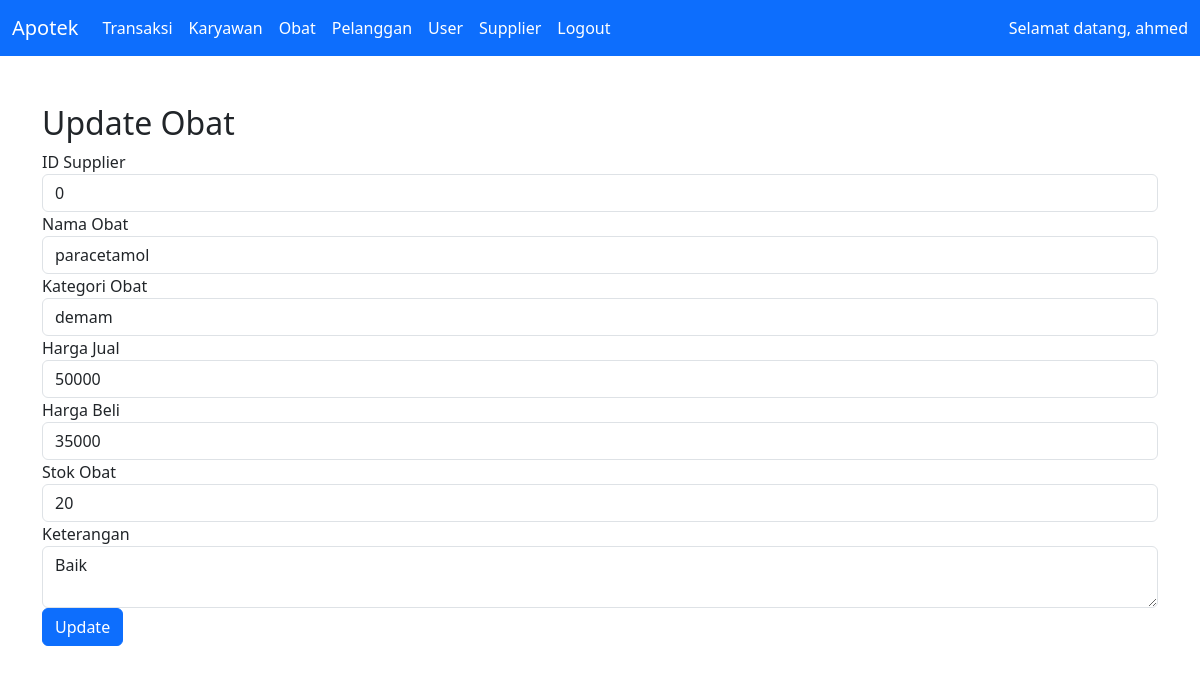
/pages/updateObat.php?id=80 (signed in), run on the app's committed database.
### tables this page shows
CREATE TABLE `tb_obat` (
  `id_obat` int(4) NOT NULL,
  `id_supplier` int(4) NOT NULL,
  `namaobat` varchar(100) NOT NULL,
  `kategoriobat` varchar(50) NOT NULL,
  `hargajual` double NOT NULL,
  `hargabeli` double NOT NULL,
  `stok_obat` int(11) NOT NULL,
  `keterangan` text NOT NULL
);

### pages/updateObat.php (the view, shortened to what this page needs)
<?php
include "conn.php";
if (isset($_GET['id'])) {
    $id = $_GET['id'];
    $query = mysqli_query($conn, "SELECT * FROM tb_obat WHERE id_obat='$id'");
    $data = mysqli_fetch_assoc($query);
}
?>
<?php include "../components/header.php"; ?>
<div class="container mt-5">
    <h2>Update Obat</h2>
    <form method="post">
        <div class="form-group">
            <label>ID Supplier</label>
            <input type="text" name="id_supplier" class="form-control" value="<?= $data['id_supplier'] ?>" required>
        </div>
        <div class="form-group">
            <label>Nama Obat</label>
            <input type="text" name="namaobat" class="form-control" value="<?= $data['namaobat'] ?>" required>
        </div>
        <div class="form-group">
            <label>Kategori Obat</label>
            <input type="text" name="kategoriobat" class="form-control" value="<?= $data['kategoriobat'] ?>" required>
        </div>
        <div class="form-group">
            <label>Harga Jual</label>
            <input type="number" name="hargajual" class="form-control" value="<?= $data['hargajual'] ?>" required>
        </div>
        <div class="form-group">
            <label>Harga Beli</label>
            <input type="number" name="hargabeli" class="form-control" value="<?= $data['hargabeli'] ?>" required>
        </div>
        <div class="form-group">
            <label>Stok Obat</label>
            <input type="number" name="stok_obat" class="form-control" value="<?= $data['stok_obat'] ?>" required>
        </div>
        <div class="form-group">
            <label>Keterangan</label>
            <textarea name="keterangan" class="form-control" required><?= $data['keterangan'] ?></textarea>
        </div>
        <button type="submit" class="btn btn-primary">Update</button>
    </form>
</div>
<?php include "../components/footer.php"; ?>

### data on the page
tb_obat: id_supplier "0", namaobat "paracetamol", kategoriobat "demam", hargajual "50000", hargabeli "35000", stok_obat "20", keterangan "Baik"

### other printed values
$_SESSION['username'] "ahmed"
